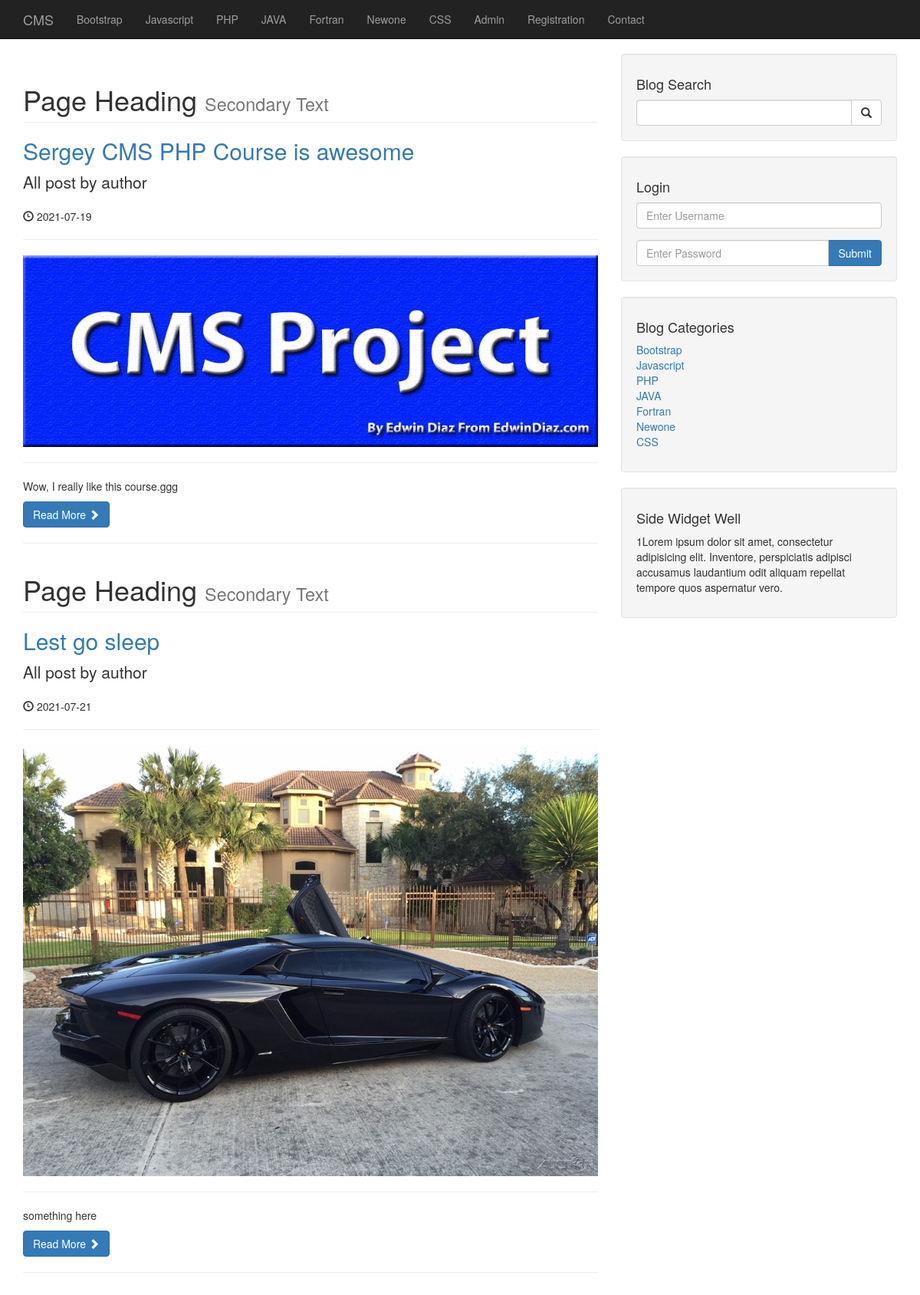
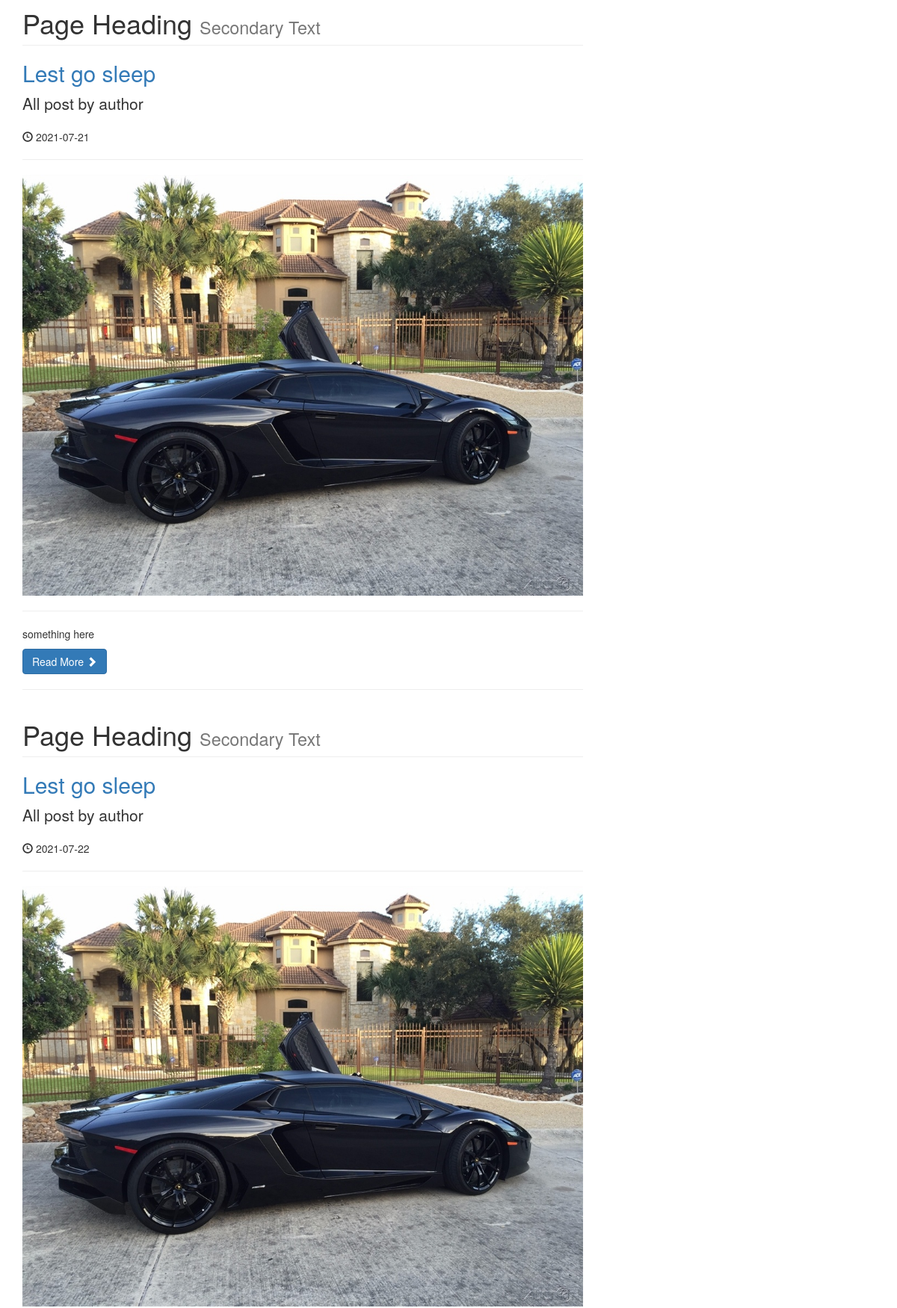
Screenshot of /author_post.php?author=Sergey Shapar&p_id=1 (upper part) with the database file from the repository (2 pictures, top to bottom).
### tables this page shows
CREATE TABLE `categories` (
  `cat_id` int(4) NOT NULL,
  `cat_title` varchar(255) NOT NULL
);

CREATE TABLE `posts` (
  `post_id` int(3) NOT NULL,
  `post_category_id` int(3) NOT NULL,
  `post_title` varchar(255) NOT NULL,
  `post_author` varchar(255) NOT NULL,
  `post_date` date NOT NULL,
  `post_image` text NOT NULL,
  `post_content` text NOT NULL,
  `post_tags` varchar(255) NOT NULL,
  `post_comment_count` int(11) NOT NULL,
  `post_status` varchar(255) NOT NULL DEFAULT 'draft',
  `post_views_count` int(11) NOT NULL
);

### author_post.php (the view, shortened to what this page needs)
<?php include "includes/header.php"; ?>
<?php include "includes/db.php"; ?>
<body>
<?php
include "includes/navigation.php";
?>
<div class="container">
    <div class="row">
        <div class="col-md-8">
            <?php
            if(isset($_GET['p_id'])) {
                $the_post_author = $_GET['author'];
            }
            $query = "SELECT * FROM posts WHERE post_author = '{$the_post_author}'";
            $select_all_posts_query = mysqli_query($connection,$query);
            while ($row = mysqli_fetch_assoc($select_all_posts_query)) {
                $post_id = $row['post_id'];
                $post_title = $row['post_title'];
                $post_date = $row['post_date'];
                $post_image = $row['post_image'];
                $post_content = $row['post_content'];
                ?>
                <h1 class="page-header">
                    Page Heading
                    <small>Secondary Text</small>
                </h1>
                <h2>
                    <a href="post.php?p_id=<?php echo $post_id ?>"><?php echo $post_title ?></a>
                </h2>
                <p class="lead">
                    All post by author
                </p>
                <p><span class="glyphicon glyphicon-time"></span> <?php echo $post_date ?> </p>
                <hr>
                <img class="img-responsive" src="img/<?php echo $post_image ?>" alt="">
                <hr>
                <p><?php echo $post_content ?></p>
                <a class="btn btn-primary" href="#">Read More <span class="glyphicon glyphicon-chevron-right"></span></a>
                <hr>
            <?php }  ?>
            </div>
        <?php
        include "includes/sidebar.php";
        ?>
    </div>
    <?php
    include "includes/footer.php";
    ?>

### includes/navigation.php (shortened to what this page needs)
<nav class="navbar navbar-inverse navbar-fixed-top" role="navigation">
        <div class="container">
            <div class="navbar-header">
                <a class="navbar-brand" href="index.php">CMS</a>
            </div>
            <div class="collapse navbar-collapse" id="bs-example-navbar-collapse-1">
                <ul class="nav navbar-nav">
            <?php
               $query = "SELECT * FROM categories";
               $select_all_categories_query = mysqli_query($connection,$query);
               while ($row = mysqli_fetch_assoc($select_all_categories_query)) {
                   $cat_title = $row['cat_title'];
                   echo "<li><a href='#'>{$cat_title}</a></li>";
               }
               ?>
                    <li>
                       <a href="admin">Admin</a>
                    </li>
                    <li>
                       <a href="registration.php">Registration</a>
                    </li>
                    <li>
                       <a href="contact.php">Contact</a>
                    </li>
                </ul>
            </div>
        </div>
    </nav>

### includes/sidebar.php
<div class="col-md-4">
    <div class="well">
        <h4>Blog Search</h4>
        <form action="search.php" method="post">
        <div class="input-group">
            <input name="search" type="text" class="form-control">
            <span class="input-group-btn">
                            <button name="submit" class="btn btn-default" type="submit">
                                <span class="glyphicon glyphicon-search"></span>
                        </button>
                        </span>
        </div>
        </form>
    </div>
    <div class="well">
        <h4>Login</h4>
        <form action="includes/login.php" method="post">
            <div class="form-group">
                <input name="username" type="text" class="form-control" placeholder="Enter Username">
            </div>
            <div class="input-group">
                <input name="password" type="password" class="form-control" placeholder="Enter Password">
                <span class="input-group-btn">
                    <button class="btn btn-primary" name="login" type="submit">Submit</button>
                </span>
            </div>
        </form>
    </div>
    <div class="well">
        <?php
        $query = "SELECT * FROM categories";
        $select_categories_sidebar = mysqli_query($connection, $query);
        ?>
        <h4>Blog Categories</h4>
        <div class="row">
            <div class="col-lg-12">
                <ul class="list-unstyled">
                    <?php
                    while ($row=mysqli_fetch_assoc($select_categories_sidebar)) {
                        $cat_title = $row['cat_title'];
                        $cat_id = $row['cat_id'];
                        echo "<li><a href='category.php?category={$cat_id}'>{$cat_title}</a></li>";
                    }
                    ?>
                </ul>
            </div>
        </div>
    </div>
    <?php include "widget.php" ?>
</div>

### css/blog-home.css (style rules this page uses)
body { padding-top: 70px; }

### rows the page displays
categories: cat_title "Bootstrap"
categories: cat_title "Javascript"
categories: cat_title "PHP"
categories: cat_title "JAVA"
categories: cat_title "Fortran"
categories: cat_title "Newone"
categories: cat_title "CSS"
posts: post_title "Sergey CMS PHP Course is awesome", post_date "2021-07-19", post_image (picture), post_content "Wow, I really like this course.ggg"
posts: post_title "Lest go sleep", post_date "2021-07-21", post_image (picture), post_content "something here"
posts: post_title "Lest go sleep", post_date "2021-07-21", post_image (picture), post_content "something here"
posts: post_title "Lest go sleep", post_date "2021-07-22", post_image (picture)
